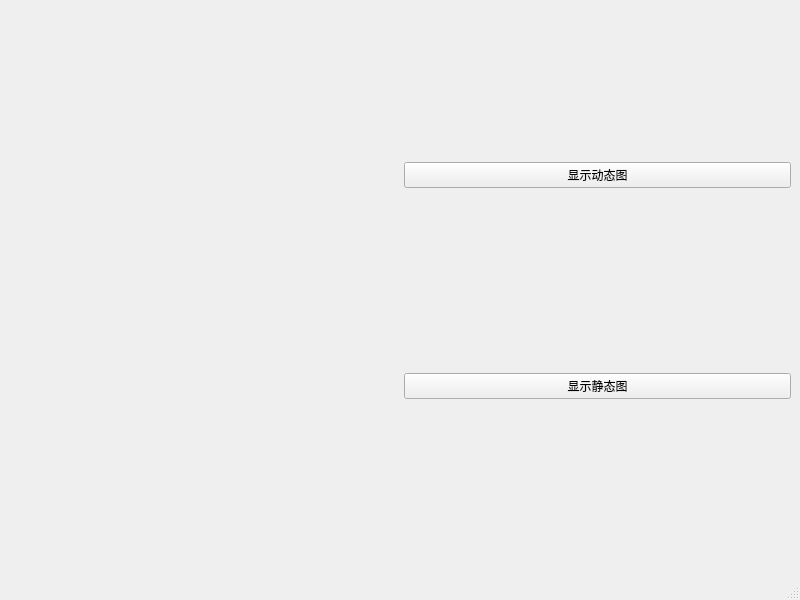
<?xml version="1.0" encoding="UTF-8"?>
<ui version="4.0">
 <class>MainWindow</class>
 <widget class="QMainWindow" name="MainWindow">
  <property name="geometry">
   <rect>
    <x>0</x>
    <y>0</y>
    <width>800</width>
    <height>600</height>
   </rect>
  </property>
  <property name="windowTitle">
   <string>MainWindow</string>
  </property>
  <widget class="QWidget" name="centralwidget">
   <property name="sizePolicy">
    <sizepolicy hsizetype="Expanding" vsizetype="Expanding">
     <horstretch>0</horstretch>
     <verstretch>0</verstretch>
    </sizepolicy>
   </property>
   <widget class="QWidget" name="layoutWidget">
    <property name="geometry">
     <rect>
      <x>10</x>
      <y>10</y>
      <width>781</width>
      <height>541</height>
     </rect>
    </property>
    <layout class="QVBoxLayout" name="verticalLayout">
     <item>
      <layout class="QHBoxLayout" name="horizontalLayout_2">
       <item>
        <widget class="MatplotlibWidget" name="DynamicGraphWidget" native="true">
         <property name="sizePolicy">
          <sizepolicy hsizetype="Ignored" vsizetype="Ignored">
           <horstretch>0</horstretch>
           <verstretch>0</verstretch>
          </sizepolicy>
         </property>
         <property name="minimumSize">
          <size>
           <width>200</width>
           <height>80</height>
          </size>
         </property>
        </widget>
       </item>
       <item>
        <widget class="QPushButton" name="showDynamicBtn">
         <property name="text">
          <string>显示动态图</string>
         </property>
        </widget>
       </item>
      </layout>
     </item>
     <item>
      <layout class="QHBoxLayout" name="horizontalLayout">
       <item>
        <widget class="MatplotlibWidget" name="StaticGraphWidget" native="true">
         <property name="sizePolicy">
          <sizepolicy hsizetype="Ignored" vsizetype="Ignored">
           <horstretch>0</horstretch>
           <verstretch>0</verstretch>
          </sizepolicy>
         </property>
         <property name="minimumSize">
          <size>
           <width>200</width>
           <height>80</height>
          </size>
         </property>
        </widget>
       </item>
       <item>
        <widget class="QPushButton" name="showStaticBtn">
         <property name="text">
          <string>显示静态图</string>
         </property>
        </widget>
       </item>
      </layout>
     </item>
    </layout>
   </widget>
  </widget>
  <widget class="QMenuBar" name="menubar">
   <property name="geometry">
    <rect>
     <x>0</x>
     <y>0</y>
     <width>800</width>
     <height>22</height>
    </rect>
   </property>
  </widget>
  <widget class="QStatusBar" name="statusbar"/>
 </widget>
 <customwidgets>
  <customwidget>
   <class>MatplotlibWidget</class>
   <extends>QWidget</extends>
   <header>MatplotlibWidget</header>
   <container>1</container>
  </customwidget>
 </customwidgets>
 <resources/>
 <connections/>
</ui>
